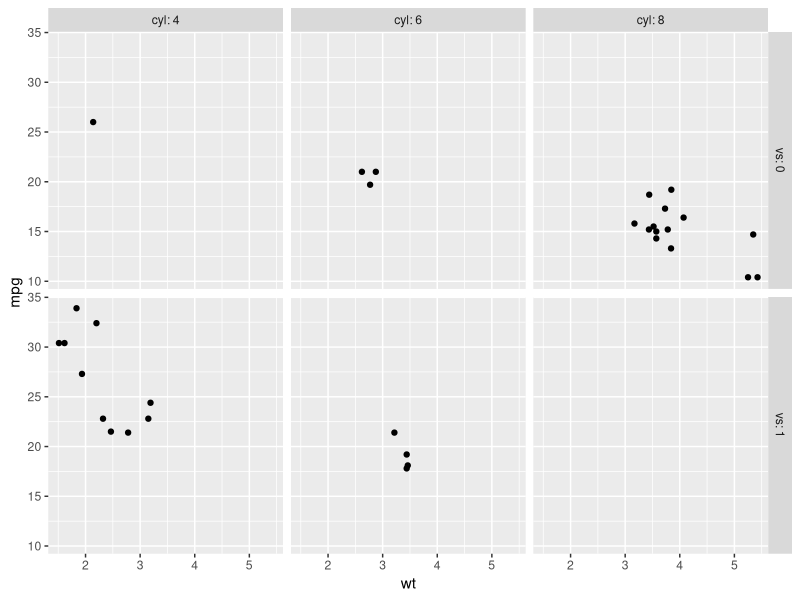
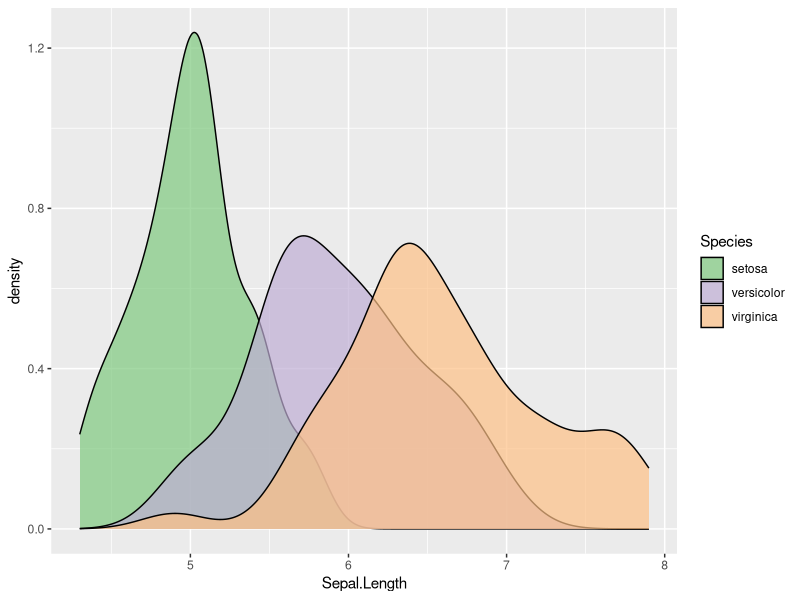
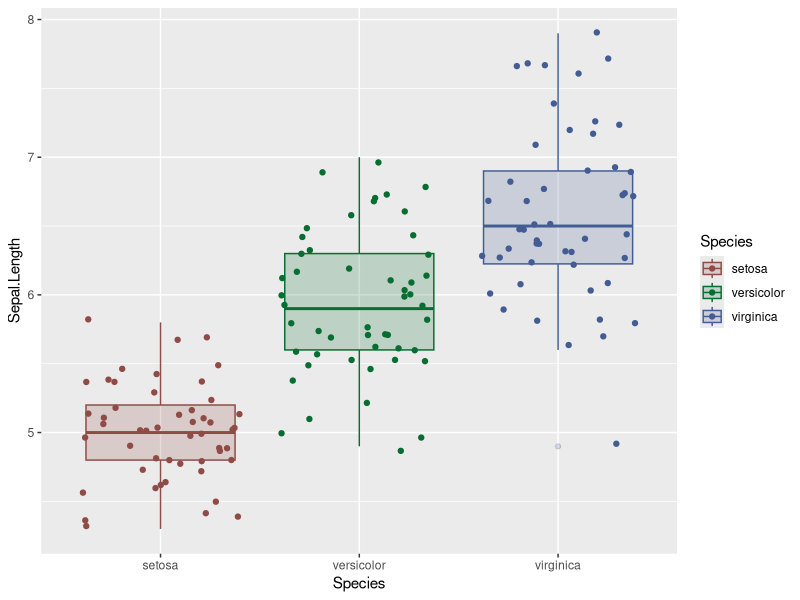

The R script that drew these images, in order:
## ---- chunk 1
library(ggplot2)
knitr::opts_chunk$set(collapse = TRUE, comment = "#>", dpi = 300, fig.retina = 2)
## ---- chunk 2
p <- ggplot(mtcars, aes(wt, mpg)) + geom_point()

p + facet_grid(vars(vs), vars(cyl), labeller = label_both)
## ---- chunk 3
ggplot(iris, aes(x = Sepal.Length, fill = Species)) +
  geom_density(alpha = 0.7) +
  scale_colour_brewer(type = "qual", aesthetics = "fill")
## ---- chunk 4
ggplot(iris, aes(x = Species, y = Sepal.Length, color = Species, fill = Species)) +
  geom_boxplot(alpha = 0.2) +
  geom_point(position = "jitter") +
  scale_colour_hue(c = 50, l = 40, aesthetics = c("colour", "fill"))
